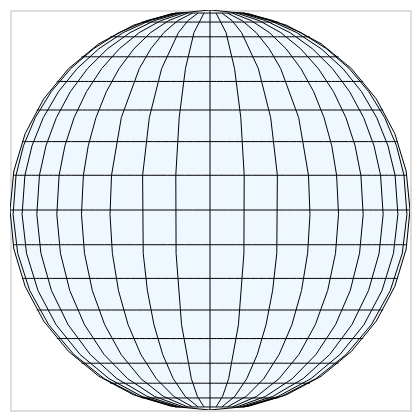

Vega-Lite specification stored for this chart:
### Vega specification from a JSON file in a GitHub repository (floating-point values rounded to 4 significant figures)
{"$schema": "https://vega.github.io/schema/vega/v5.json", "background": "white", "padding": 5, "width": 200, "height": 200, "style": "cell", "data": [{"name": "source_0", "values": [{"type": "Sphere"}]}, {"name": "source_1", "transform": [{"type": "graticule"}]}], "projections": [{"name": "projection", "translate": [100, 100], "type": "orthographic", "scale": 100}], "marks": [{"name": "layer_0_marks", "type": "shape", "clip": true, "style": ["geoshape"], "from": {"data": "source_0"}, "encode": {"update": {"fill": {"value": "aliceblue"}}}, "transform": [{"type": "geoshape", "projection": "projection"}]}, {"name": "layer_1_marks", "type": "shape", "clip": true, "style": ["geoshape"], "from": {"data": "source_1"}, "encode": {"update": {"stroke": {"value": "black"}, "strokeWidth": {"value": 0.5}, "fill": {"value": "transparent"}}}, "transform": [{"type": "geoshape", "projection": "projection"}]}], "config": {"background": "white", "legend": {"unselectedOpacity": 0.35}}}
